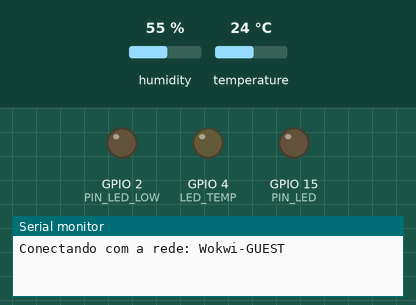
Recording of a sketch running on a simulated ESP32. Parts: output pins drawn as LEDs (lit = HIGH), the last lines printed to the serial monitor. The inputs (shaded band) are chosen by the test bench; at power-on: humidity 55 %, temperature 24 °C. WiFi joins after 1.5 s; servers stay silent unless stated; no MQTT or app messages arrive unless stated.

Above: at 0.1 s.
At 2.1 s:
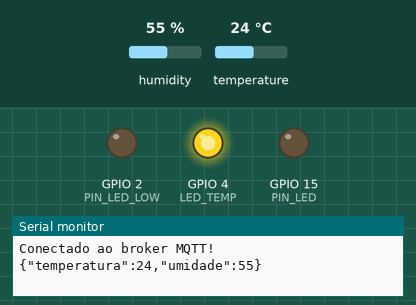
Timing chart, 0 to 3.6 s (numbered marks = the images above):
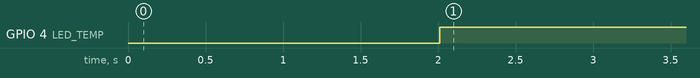

Measured:
- by itself, GPIO 4 (LED_TEMP): LOW → HIGH at 2.0 s

The sketch:

sketch.ino
```cpp
/////////--------IOT--------FIAP------------///////////

#include <WiFi.h>
#include <ArduinoJson.h>
#include <DHTesp.h>
#include <PubSubClient.h>

// Configurações de WiFi
const char *SSID = "Wokwi-GUEST";
const char *PASSWORD = "";  // Substitua pelo sua senha

// Configurações de MQTT
const char *BROKER_MQTT = "broker.hivemq.com";
const int BROKER_PORT = 1883;
const char *ID_MQTT = "esp99_mqtt";
const char *TOPIC_PUBLISH_TEMP_HUMI = "fiap/iot/sprint4/geral";


// Configurações de Hardware
#define PIN_DHT 12
#define PIN_LED 15
#define PIN_HCSR04_TRIGGER 32
#define PIN_HCSR04_ECHO 33
#define PIN_LED_HIGH 15
#define PIN_LED_LOW 2
#define PUBLISH_DELAY 2000
#define LED_TEMP 4


// Variáveis globais
WiFiClient espClient;
PubSubClient MQTT(espClient);
DHTesp dht;
unsigned long publishUpdate = 0;
TempAndHumidity sensorValues;
const int TAMANHO = 200;
int counter;
float duration;
float distance;


// Protótipos de funções
void updateSensorValues();
void initWiFi();
void initMQTT();
void callbackMQTT(char *topic, byte *payload, unsigned int length);
void reconnectMQTT();
void reconnectWiFi();
void checkWiFIAndMQTT();

void updateSensorValues() {
  sensorValues = dht.getTempAndHumidity();

}


void initWiFi() {
  Serial.print("Conectando com a rede: ");
  Serial.println(SSID);
  WiFi.begin(SSID, PASSWORD);

  while (WiFi.status() != WL_CONNECTED) {
    delay(100);
    Serial.print(".");
  }

  Serial.println();
  Serial.print("Conectado com sucesso: ");
  Serial.println(SSID);
  Serial.print("IP: ");
  Serial.println(WiFi.localIP());
}

void initMQTT() {
  MQTT.setServer(BROKER_MQTT, BROKER_PORT);
  MQTT.setCallback(callbackMQTT);
}

void callbackMQTT(char *topic, byte *payload, unsigned int length) {
  String msg = String((char*)payload).substring(0, length);

  Serial.printf("Mensagem recebida via MQTT: %s do tópico: %s\n", msg.c_str(), topic);

}

void reconnectMQTT() {
  while (!MQTT.connected()) {
    Serial.print("Tentando conectar com o Broker MQTT: ");
    Serial.println(BROKER_MQTT);

    if (MQTT.connect(ID_MQTT)) {
      Serial.println("Conectado ao broker MQTT!");
    } else {
      Serial.println("Falha na conexão com MQTT. Tentando novamente em 2 segundos.");
      delay(2000);
    }
  }
}

void checkWiFIAndMQTT() {
  if (WiFi.status() != WL_CONNECTED) reconnectWiFi();
  if (!MQTT.connected()) reconnectMQTT();
}

void reconnectWiFi(void) {
  if (WiFi.status() == WL_CONNECTED)
    return;

  WiFi.begin(SSID, PASSWORD); // Conecta na rede WI-FI

  while (WiFi.status() != WL_CONNECTED) {
    delay(100);
    Serial.print(".");
  }

  Serial.println();
  Serial.print("Wifi conectado com sucesso");
  Serial.print(SSID);
  Serial.println("IP: ");
  Serial.println(WiFi.localIP());
}

void setup() {
  Serial.begin(115200);
  pinMode(PIN_HCSR04_TRIGGER, OUTPUT);
  pinMode(PIN_HCSR04_ECHO, INPUT);
  pinMode(LED_TEMP, OUTPUT);
  digitalWrite(LED_TEMP, LOW);
  pinMode(PIN_LED_HIGH, OUTPUT);
  pinMode(PIN_LED_LOW, OUTPUT);
  digitalWrite(PIN_LED_HIGH, LOW);
  digitalWrite(PIN_LED_LOW, LOW);
  pinMode(PIN_LED, OUTPUT);
  digitalWrite(PIN_LED, LOW);
  dht.setup(PIN_DHT, DHTesp::DHT22);
  initWiFi();
  initMQTT();
}

void loop() {
  checkWiFIAndMQTT();
  MQTT.loop();

  if ((millis() - publishUpdate) >= PUBLISH_DELAY) {
    publishUpdate = millis();
    updateSensorValues();

    if (sensorValues.temperature > 23 || sensorValues.temperature < 15 || sensorValues.humidity > 80 || sensorValues.humidity < 30){
      digitalWrite(LED_TEMP, HIGH);
    }
    else{
      digitalWrite(LED_TEMP, LOW);
    }

    if (!isnan(sensorValues.temperature) && !isnan(sensorValues.humidity)) {
      StaticJsonDocument<TAMANHO> doc;
      doc["temperatura"] = sensorValues.temperature;
      doc["umidade"] = sensorValues.humidity;

      char buffer[TAMANHO];
      serializeJson(doc, buffer);
      MQTT.publish(TOPIC_PUBLISH_TEMP_HUMI, buffer);
      Serial.println(buffer);
    }
  }
}
```
